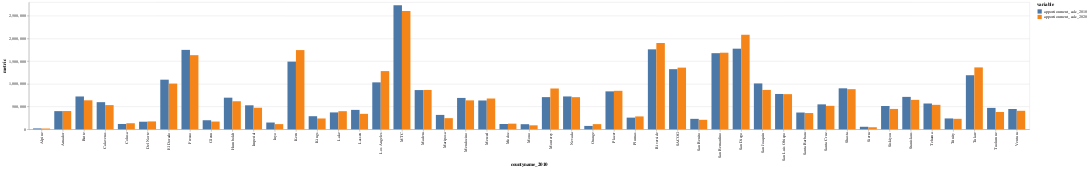

Source (notebook cell):
### Code cell
alt.Chart(melt[melt["variable"].isin(["apportionment_calc_2010","apportionment_calc_2020"])]).mark_bar().encode(
    x = "countyname_2010:N",
    y = "metric:Q",
    xOffset="variable:N",
    color = "variable:N",
    tooltip = ["countyname_2010","variable","metric"]
)

### Figure 1 — Vega-Lite specification as saved in the notebook (floating-point values rounded to 4 significant figures)
{"config": {"view": {"continuousWidth": 300, "continuousHeight": 300}}, "data": {"name": "data-600b5c875faa49bec9e526bc00a30f10"}, "mark": {"type": "bar"}, "encoding": {"color": {"field": "variable", "type": "nominal"}, "tooltip": [{"field": "countyname_2010", "type": "nominal"}, {"field": "variable", "type": "nominal"}, {"field": "metric", "type": "quantitative"}], "x": {"field": "countyname_2010", "type": "nominal"}, "xOffset": {"field": "variable", "type": "nominal"}, "y": {"field": "metric", "type": "quantitative"}}, "$schema": "https://vega.github.io/schema/vega-lite/v5.20.1.json", "datasets": {"data-600b5c875faa49bec9e526bc00a30f10": [{"countyname_2010": "Alpine", "variable": "apportionment_calc_2010", "metric": 20243}, {"countyname_2010": "Amador", "variable": "apportionment_calc_2010", "metric": 400197}, {"countyname_2010": "Butte", "variable": "apportionment_calc_2010", "metric": 723213}, {"countyname_2010": "Calaveras", "variable": "apportionment_calc_2010", "metric": 597716}, {"countyname_2010": "Colusa", "variable": "apportionment_calc_2010", "metric": 118011}, {"countyname_2010": "Del Norte", "variable": "apportionment_calc_2010", "metric": 167399}, {"countyname_2010": "El Dorado", "variable": "apportionment_calc_2010", "metric": 1092765}, {"countyname_2010": "Fresno", "variable": "apportionment_calc_2010", "metric": 1748782}, {"countyname_2010": "Glenn", "variable": "apportionment_calc_2010", "metric": 199756}, {"countyname_2010": "Humboldt", "variable": "apportionment_calc_2010", "metric": 696736}, {"countyname_2010": "Imperial", "variable": "apportionment_calc_2010", "metric": 528635}, {"countyname_2010": "Inyo", "variable": "apportionment_calc_2010", "metric": 149602}, {"countyname_2010": "Kern", "variable": "apportionment_calc_2010", "metric": 1490550}, {"countyname_2010": "Kings", "variable": "apportionment_calc_2010", "metric": 288600}, {"countyname_2010": "Lake", "variable": "apportionment_calc_2010", "metric": 372224}, {"countyname_2010": "Lassen", "variable": "apportionment_calc_2010", "metric": 427927}, {"countyname_2010": "Los Angeles", "variable": "apportionment_calc_2010", "metric": 1033565}, {"countyname_2010": "Madera", "variable": "apportionment_calc_2010", "metric": 863915}, {"countyname_2010": "Mariposa", "variable": "apportionment_calc_2010", "metric": 317304}, {"countyname_2010": "Mendocino", "variable": "apportionment_calc_2010", "metric": 690978}, {"countyname_2010": "Merced", "variable": "apportionment_calc_2010", "metric": 634944}, {"countyname_2010": "Modoc", "variable": "apportionment_calc_2010", "metric": 117680}, {"countyname_2010": "Mono", "variable": "apportionment_calc_2010", "metric": 113035}, {"countyname_2010": "Monterey", "variable": "apportionment_calc_2010", "metric": 708566}, {"countyname_2010": "Nevada", "variable": "apportionment_calc_2010", "metric": 723735}, {"countyname_2010": "Orange", "variable": "apportionment_calc_2010", "metric": 74868}, {"countyname_2010": "Placer", "variable": "apportionment_calc_2010", "metric": 835507}, {"countyname_2010": "Plumas", "variable": "apportionment_calc_2010", "metric": 257443}, {"countyname_2010": "Riverside", "variable": "apportionment_calc_2010", "metric": 1760525}, {"countyname_2010": "San Benito", "variable": "apportionment_calc_2010", "metric": 230600}, {"countyname_2010": "San Bernardino", "variable": "apportionment_calc_2010", "metric": 1676065}, {"countyname_2010": "San Diego", "variable": "apportionment_calc_2010", "metric": 1775173}, {"countyname_2010": "San Joaquin", "variable": "apportionment_calc_2010", "metric": 1009923}, {"countyname_2010": "San Luis Obispo", "variable": "apportionment_calc_2010", "metric": 778290}, {"countyname_2010": "Santa Barbara", "variable": "apportionment_calc_2010", "metric": 369806}, {"countyname_2010": "Santa Cruz", "variable": "apportionment_calc_2010", "metric": 549337}, {"countyname_2010": "Shasta", "variable": "apportionment_calc_2010", "metric": 902709}, {"countyname_2010": "Sierra", "variable": "apportionment_calc_2010", "metric": 56010}, {"countyname_2010": "Siskiyou", "variable": "apportionment_calc_2010", "metric": 513970}, {"countyname_2010": "Stanislaus", "variable": "apportionment_calc_2010", "metric": 714045}, {"countyname_2010": "Tehama", "variable": "apportionment_calc_2010", "metric": 568246}, {"countyname_2010": "Trinity", "variable": "apportionment_calc_2010", "metric": 239629}, {"countyname_2010": "Tulare", "variable": "apportionment_calc_2010", "metric": 1190567}, {"countyname_2010": "Tuolumne", "variable": "apportionment_calc_2010", "metric": 471418}, {"countyname_2010": "Ventura", "variable": "apportionment_calc_2010", "metric": 447324}, {"countyname_2010": "MTC", "variable": "apportionment_calc_2010", "metric": 2730530}, {"countyname_2010": "SACOG", "variable": "apportionment_calc_2010", "metric": 1323928}, {"countyname_2010": "Alpine", "variable": "apportionment_calc_2020", "metric": 17099}, {"countyname_2010": "Amador", "variable": "apportionment_calc_2020", "metric": 402349}, {"countyname_2010": "Butte", "variable": "apportionment_calc_2020", "metric": 638791}, {"countyname_2010": "Calaveras", "variable": "apportionment_calc_2020", "metric": 533198}, {"countyname_2010": "Colusa", "variable": "apportionment_calc_2020", "metric": 133783}, {"countyname_2010": "Del Norte", "variable": "apportionment_calc_2020", "metric": 173966}, {"countyname_2010": "El Dorado", "variable": "apportionment_calc_2020", "metric": 1007059}, {"countyname_2010": "Fresno", "variable": "apportionment_calc_2020", "metric": 1632183}, {"countyname_2010": "Glenn", "variable": "apportionment_calc_2020", "metric": 171007}, {"countyname_2010": "Humboldt", "variable": "apportionment_calc_2020", "metric": 618031}, {"countyname_2010": "Imperial", "variable": "apportionment_calc_2020", "metric": 474971}, {"countyname_2010": "Inyo", "variable": "apportionment_calc_2020", "metric": 114776}, {"countyname_2010": "Kern", "variable": "apportionment_calc_2020", "metric": 1744011}, {"countyname_2010": "Kings", "variable": "apportionment_calc_2020", "metric": 238888}, {"countyname_2010": "Lake", "variable": "apportionment_calc_2020", "metric": 399217}, {"countyname_2010": "Lassen", "variable": "apportionment_calc_2020", "metric": 340789}, {"countyname_2010": "Los Angeles", "variable": "apportionment_calc_2020", "metric": 1281572}, {"countyname_2010": "Madera", "variable": "apportionment_calc_2020", "metric": 866469}, {"countyname_2010": "Mariposa", "variable": "apportionment_calc_2020", "metric": 245913}, {"countyname_2010": "Mendocino", "variable": "apportionment_calc_2020", "metric": 637584}, {"countyname_2010": "Merced", "variable": "apportionment_calc_2020", "metric": 678456}, {"countyname_2010": "Modoc", "variable": "apportionment_calc_2020", "metric": 124790}, {"countyname_2010": "Mono", "variable": "apportionment_calc_2020", "metric": 88156}, {"countyname_2010": "Monterey", "variable": "apportionment_calc_2020", "metric": 898808}, {"countyname_2010": "Nevada", "variable": "apportionment_calc_2020", "metric": 707850}, {"countyname_2010": "Orange", "variable": "apportionment_calc_2020", "metric": 114187}, {"countyname_2010": "Placer", "variable": "apportionment_calc_2020", "metric": 847649}, {"countyname_2010": "Plumas", "variable": "apportionment_calc_2020", "metric": 284113}, {"countyname_2010": "Riverside", "variable": "apportionment_calc_2020", "metric": 1901323}, {"countyname_2010": "San Benito", "variable": "apportionment_calc_2020", "metric": 209523}, {"countyname_2010": "San Bernardino", "variable": "apportionment_calc_2020", "metric": 1686488}, {"countyname_2010": "San Diego", "variable": "apportionment_calc_2020", "metric": 2082397}, {"countyname_2010": "San Joaquin", "variable": "apportionment_calc_2020", "metric": 867547}, {"countyname_2010": "San Luis Obispo", "variable": "apportionment_calc_2020", "metric": 774280}, {"countyname_2010": "Santa Barbara", "variable": "apportionment_calc_2020", "metric": 358445}, {"countyname_2010": "Santa Cruz", "variable": "apportionment_calc_2020", "metric": 517079}, {"countyname_2010": "Shasta", "variable": "apportionment_calc_2020", "metric": 884097}, {"countyname_2010": "Sierra", "variable": "apportionment_calc_2020", "metric": 45717}, {"countyname_2010": "Siskiyou", "variable": "apportionment_calc_2020", "metric": 448838}, {"countyname_2010": "Stanislaus", "variable": "apportionment_calc_2020", "metric": 648775}, {"countyname_2010": "Tehama", "variable": "apportionment_calc_2020", "metric": 539174}, {"countyname_2010": "Trinity", "variable": "apportionment_calc_2020", "metric": 231274}, {"countyname_2010": "Tulare", "variable": "apportionment_calc_2020", "metric": 1363015}, {"countyname_2010": "Tuolumne", "variable": "apportionment_calc_2020", "metric": 382049}, {"countyname_2010": "Ventura", "variable": "apportionment_calc_2020", "metric": 407966}, {"countyname_2010": "MTC", "variable": "apportionment_calc_2020", "metric": 2606368}, {"countyname_2010": "SACOG", "variable": "apportionment_calc_2020", "metric": 1357857}]}}
